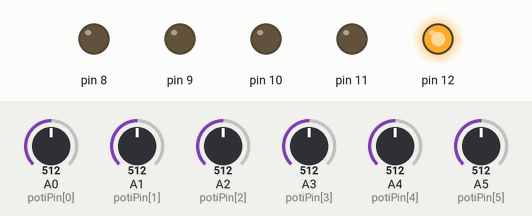
This sketch was run on a simulated Teensy 4. Parts: output pins drawn as LEDs (lit = HIGH). The test bench sets the inputs (shaded band); at power-on: A0 (potiPin[0]) = 512, A5 (potiPin[5]) = 512, A1 (potiPin[1]) = 512, A2 (potiPin[2]) = 512, A3 (potiPin[3]) = 512, A4 (potiPin[4]) = 512.

Above: at 0.1 s.
At 4.7 s:
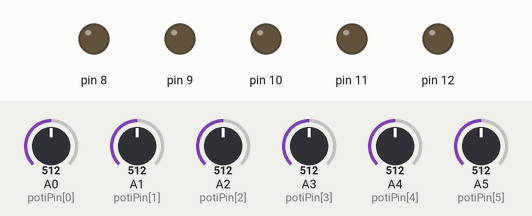
4.8 s: A0 (potiPin[0]) set to 716
6.3 s: A5 (potiPin[5]) set to 716
At 7.5 s:
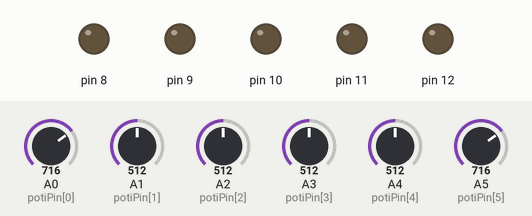
Timing chart, 0 to 9.3 s (numbered marks = the images above; inputs shaded):
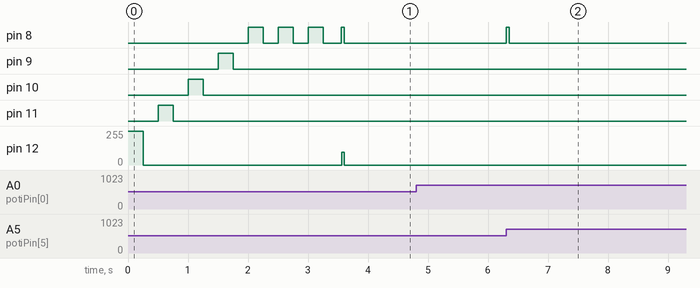

The sketch:

NC_Control_MD_I__Prototype.ino
```cpp
// (licence header left out)
// Number of Components
int componentCount=6;
int dialPotiNr=6;
boolean dialPotiEnabled=true;

// Selection numbers for Sets
int ccSetCurrent=1;
int ccSetDefaultA=1;
int ccSetDefaultB=2;
int ccSetDefaultC=3;
int ccSetDefaultD=4;
int ccSetStandard=5;

// Poti values. Teensy can use up to 21 analog ins. 10 are connected in this setup.
int potiPin[]={A0,A1,A2,A3,A4,A5,A6,A7,A8,A9};
int potiValue[10];

// Control Change Values
// found in: http://nickfever.com/music/midi-cc-list

// Default Controls
// SET A
int ccDefault14=14; //undefined
int ccDefault15=15; //undefined
int ccDefault16=16; //undefined
int ccDefault17=17; //undefined
int ccDefault18=18; //undefined
int ccDefault19=19; //undefined

// SET B
int ccDefault20=20; //undefined
int ccDefault21=21; //undefined
int ccDefault22=22; //undefined
int ccDefault23=23; //undefined
int ccDefault24=24; //undefined
int ccDefault25=25; //undefined

// SET C
int ccDefault26=26; //undefined
int ccDefault27=27; //undefined
int ccDefault28=28; //undefined
int ccDefault29=29; //undefined
int ccDefault30=30; //undefined
int ccDefault31=31; //undefined

// SET D
int ccDefault85=85; //undefined
int ccDefault86=86; //undefined
int ccDefault87=87; //undefined
int ccDefault88=88; //undefined
int ccDefault89=89; //undefined
int ccDefault90=90; //undefined

// Volume
int ccVolume=7;
int ccBalance=8;
int ccPan=10;
int ccExpression=11; //Percentage of CC7 Volume

// Portamento Controls
int ccPortamentoOnOff=65; // Portamento on/off 0 to 63 = Off, 64 to 127 = On
int ccPortamentoTime=5;
int ccPortamentoAmount=84;

// VCA Controls
int ccResonance=71; //VCA Resonance
int ccRelease=72; //ADSR - R
int ccAttack=73; //ADSR - A
int ccCutoff=74; //VCA Cutoff


// Controler Init Sets
int controlChangeDefaultA[]={ccDefault14,ccDefault15,ccVolume,ccDefault16,ccDefault17,ccDefault19,ccDefault19,ccDefault19,ccDefault19,ccDefault19};
int controlChangeDefaultB[]={ccDefault20,ccDefault21,ccVolume,ccDefault22,ccDefault23,ccDefault25,ccDefault19,ccDefault19,ccDefault19,ccDefault19};
int controlChangeDefaultC[]={ccDefault26,ccDefault27,ccVolume,ccDefault28,ccDefault29,ccDefault31,ccDefault19,ccDefault19,ccDefault19,ccDefault19};
int controlChangeDefaultD[]={ccDefault85,ccDefault86,ccVolume,ccDefault87,ccDefault88,ccDefault90,ccDefault19,ccDefault19,ccDefault19,ccDefault19};
int controlChangeStandard[]={ccCutoff,ccResonance,ccVolume,ccAttack,ccRelease,ccDefault25,ccDefault19,ccDefault19,ccDefault19,ccDefault19};

int controlChangeValue[10];
int controlChangeValuePrev[10];

// MIDI
int midiBaudRate=31250;
//int serialBaudRate=9600;
int midiChannel=1;

// Poti 6 split points. This poti is used to select the cc set.
// NCControl MD I Default
int defaultSetA=32; // Everything < defaultSet sets the default set.
int defaultSetB=64;
int defaultSetC=96;
int defaultSetD=125;
int midiStandardSet=127; //Everything > defaultSet and < midiStandardSet sets the StandardSet. // more sets can be added

//Overrides
int baudRate=midiBaudRate;

void setup() {
  Serial.begin(baudRate);
  pinMode(12,OUTPUT);
  pinMode(11,OUTPUT);
  pinMode(10,OUTPUT);
  pinMode(9,OUTPUT);
  pinMode(8,OUTPUT);
  blinkLed(500,12);
  blinkLed(500,11);
  blinkLed(500,10);
  blinkLed(500,9);
  blinkLed(500,8);
  blinkLed(500,8);
  blinkLed(500,8);
}

void loop() {
  for(int i = 0; i < componentCount; i++){
    potiValue[i] = analogRead(potiPin[i]);
    controlChangeValue[i] = map(potiValue[i],0,1023,0,127);
    int controlValueTest=(controlChangeValue[i]+controlChangeValuePrev[i])/2; //Smooth out the poti values

    // Has poti Value changed?
    if(controlChangeValue[i] != controlValueTest){
          // Is dial Poti enabled?
          if (dialPotiEnabled){
            selectDialRange(i);
          }

          // Send Midi CC
          sendMidiCC(i);

          //Remember old Value
          controlChangeValuePrev[i] = controlChangeValue[i];
    }
  }
}


// Send midi cc function
void sendMidiCC(int i){
      // No control change for dialPoti
      if(i != (dialPotiNr-1) || dialPotiEnabled==false){
        if (ccSetCurrent==ccSetDefaultA)
        {
          usbMIDI.sendControlChange(controlChangeDefaultA[i], controlChangeValue[i], midiChannel);
        }
        if (ccSetCurrent==ccSetDefaultB)
        {
          usbMIDI.sendControlChange(controlChangeDefaultB[i], controlChangeValue[i], midiChannel);
        }
        if (ccSetCurrent==ccSetDefaultC)
        {
          usbMIDI.sendControlChange(controlChangeDefaultC[i], controlChangeValue[i], midiChannel);
        }
        if (ccSetCurrent==ccSetDefaultD)
        {
          usbMIDI.sendControlChange(controlChangeDefaultD[i], controlChangeValue[i], midiChannel);
        }
        if (ccSetCurrent==ccSetStandard)
        {
          usbMIDI.sendControlChange(controlChangeStandard[i], controlChangeValue[i], midiChannel);
        }
        blinkLed(10,12);
      }
}

// Selecting the dial Range (5 possible sectors)
void selectDialRange(int i){
      //Decide which set is selected. Only if defined Poti was used
      if(i == (dialPotiNr-1))
      {
        if(controlChangeValue[i] >= 0 && controlChangeValue[i] < defaultSetA)
        {
          //Set Default A
          if(ccSetCurrent!=ccSetDefaultA){
            ccSetCurrent=ccSetDefaultA;
            blinkLed(100,8);
          }
        }
        if(controlChangeValue[i] >= defaultSetA && controlChangeValue[i] < defaultSetB)
        {
          //Set Default B
          if(ccSetCurrent!=ccSetDefaultB){
            ccSetCurrent=ccSetDefaultB;
            blinkLed(100,8);
          }
        }
        if(controlChangeValue[i] >= defaultSetB && controlChangeValue[i] < defaultSetC)
        {
          //Set Default C
          if(ccSetCurrent!=ccSetDefaultC){
            ccSetCurrent=ccSetDefaultC;
            blinkLed(100,8);
          }
        }
        if(controlChangeValue[i] >= defaultSetC && controlChangeValue[i] < defaultSetD)
        {
          //Set Default C
          if(ccSetCurrent!=ccSetDefaultD){
            ccSetCurrent=ccSetDefaultD;
            blinkLed(100,8);
          }
        }
        if(controlChangeValue[i] >= defaultSetD && controlChangeValue[i] <= midiStandardSet)
        {
          //Set Standard
          if(ccSetCurrent!=ccSetStandard){
            ccSetCurrent=ccSetStandard;
            blinkLed(100,8);
          }
        }
      }
}

void blinkLed(int timer, int pinNr){
      // turn the pin on:
    digitalWrite(pinNr, HIGH);
    delay(timer/2);
    // turn the pin off:
    digitalWrite(pinNr, LOW);
    delay(timer/2);
}
```

Measured:
- after the input at 6.3 s, pin 8: LOW → HIGH at once, → LOW 0.05 s later
- by itself, pin 8: repeats every 0.50 s: HIGH 0.25 s, LOW 0.25 s
